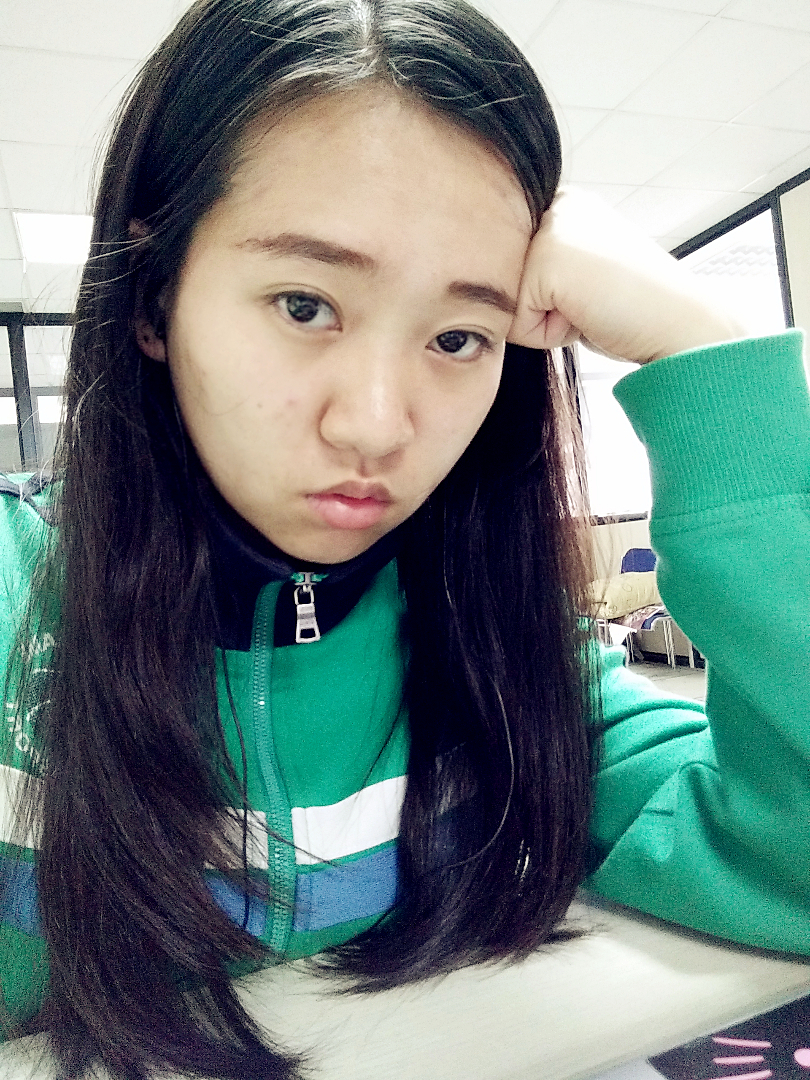
%> input picture Assignment1/topic1 - FDoG_CLD_code/11.jpg, 810 x 1080 px, given in place of 5.jpg, which was not available
$ octave ed.m   (GNU Octave 9; MATLAB toolbox functions it lacks are replaced by stand-ins)
%> lines starting %> are read from the running program, lines starting %| are printed output that depends on the picture; pictures that were not available may be replaced by others from this repository, and a replacement may not be noted
I=imread('G:\大三（下学期）\course\图像处理\作业1\5.jpg');
%> I is the input picture: size 1080x810x3 uint8; mean R, G, B 113.9, 131.5, 128.5
G=rgb2gray(I);
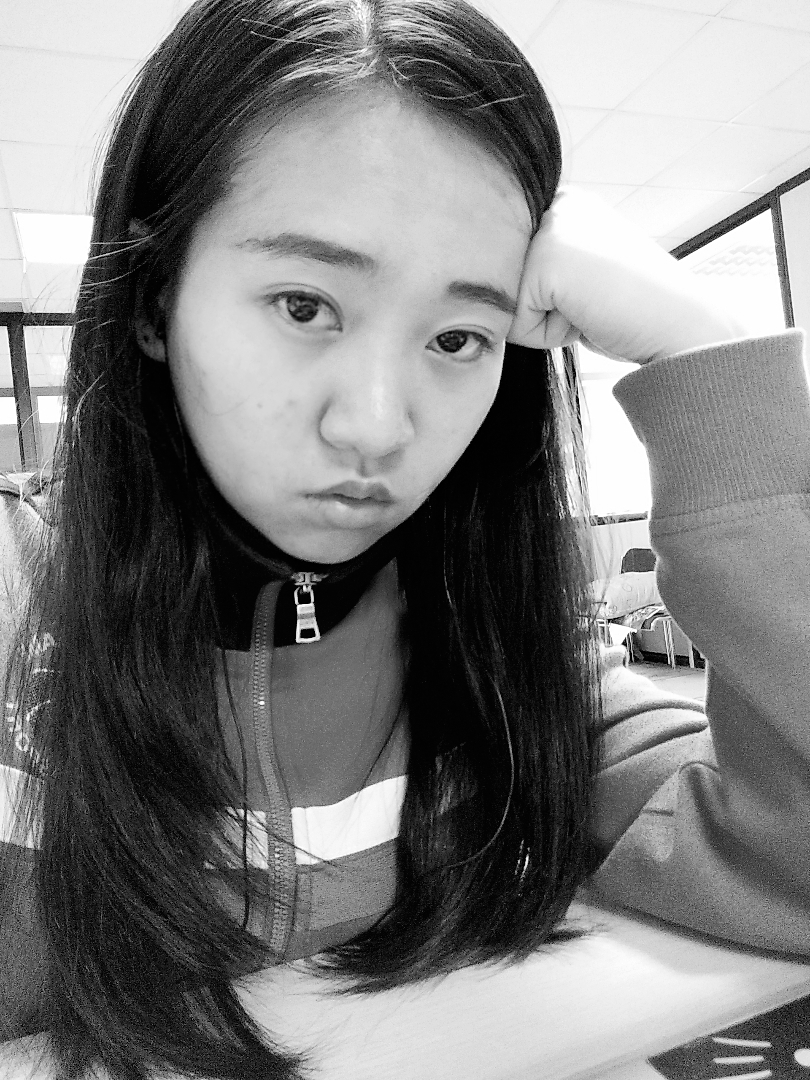
%> G: size 1080x810 uint8; min 0, max 255, mean 125.9
AW = edge(G,'prewitt'); %用log算子进行边缘检测
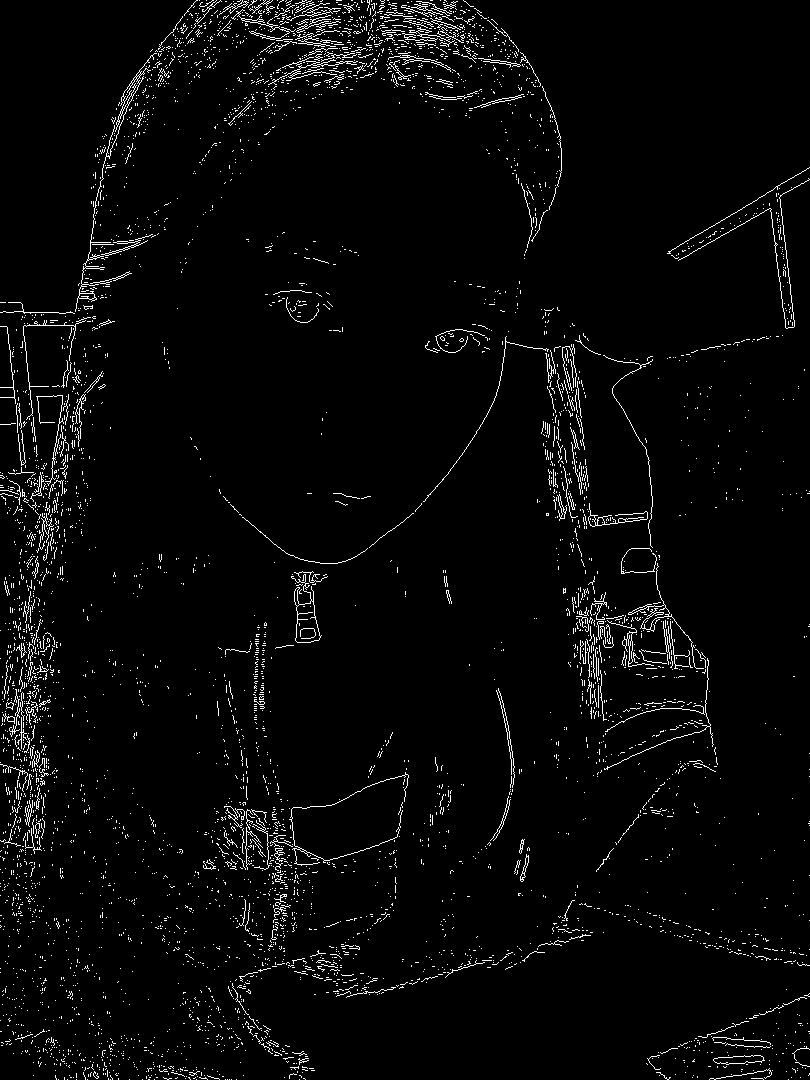
%> AW: size 1080x810 logical; 3.1% white in thin lines or dots
BW = edge(G,'sobel');
%> BW: size 1080x810 logical; 3.2% white in thin lines or dots
CW = edge(G,'canny');
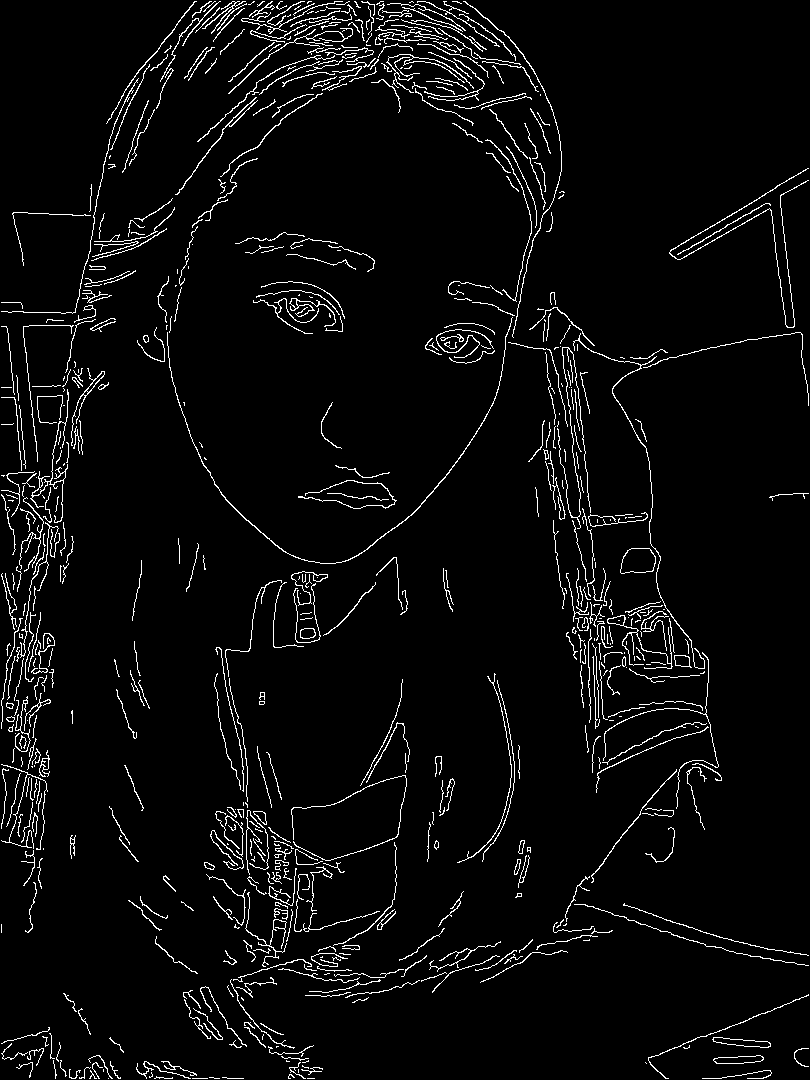
%> CW: size 1080x810 logical; 4.1% white in thin lines or dots
DW =imread('G:\大三（下学期）\course\图像处理\作业1\22.png');
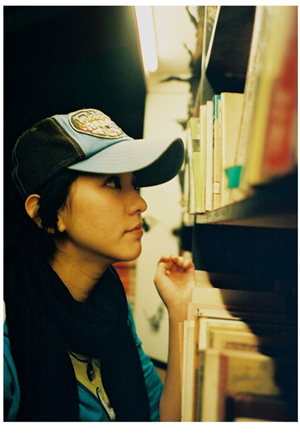
%> input picture Assignment1/topic1 - FDoG_CLD_code/22.jpg, 300 x 448 px, given in place of 22.png, which was not available
%> DW is the input picture: size 448x300x3 uint8; mean R, G, B 105.4, 100.7, 77.8
figure(1);
subplot(2,3,1),imshow(I),title('input personal image');%原图
subplot(2,3,2),imshow(G),title('gray image');%灰度图
subplot(2,3,3),imshow(AW,[]),title('prewitt');
subplot(2,3,4),imshow(BW,[]),title('sobel');
subplot(2,3,5),imshow(CW,[]),title('canny');
subplot(2,3,6),imshow(DW,[]),title('fdog');
